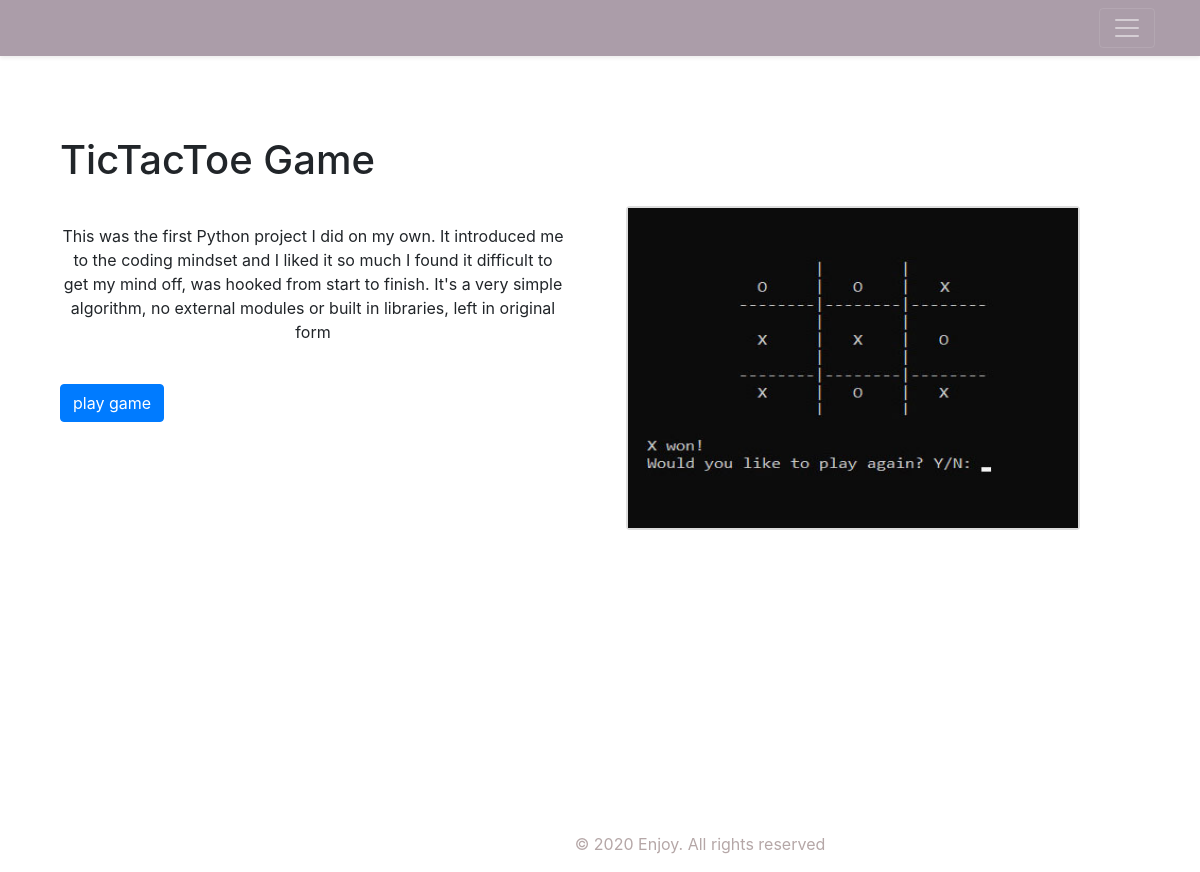
The app's page /1/, older data.
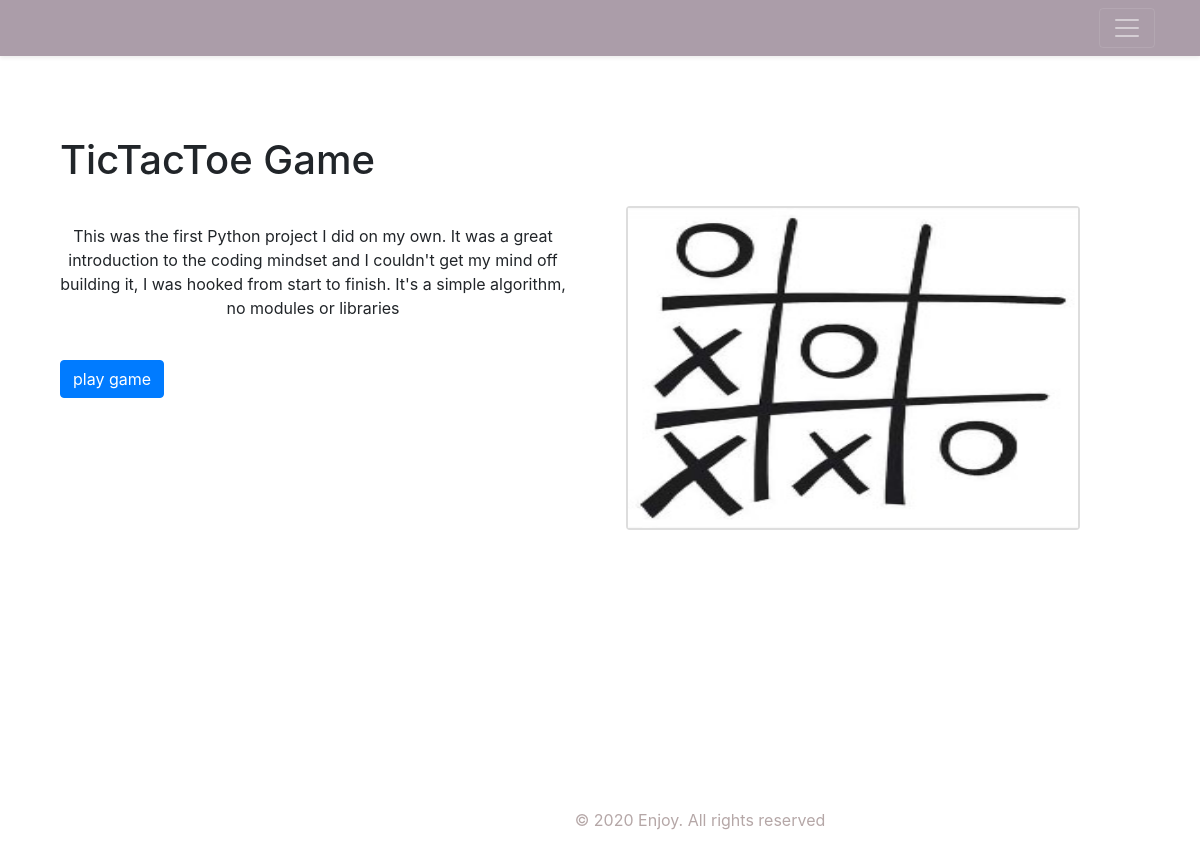
The same page, newer data.
### portfolio/models.py (models this page shows, shortened)
class Project(models.Model):
    title = models.CharField(max_length=100)
    description = models.TextField(max_length=2000)
    image = models.ImageField(upload_to='portfolio/images/')
    url = models.URLField(blank=True)

### portfolio/views.py (the view)
# urls.py: path('<int:project_id>/', views.project_detail, name= 'project_detail'),
def project_detail(request, project_id):
    project= get_object_or_404(Project, pk=project_id)
    return render(request, 'portfolio/portfolio_detail.html', {'project':project})

### portfolio/templates/portfolio/portfolio_detail.html (shortened to what this page needs)
{% extends 'portfolio/base.html' %}
{% block content %}
<div class="footer_padding">
  <div class="projectimage">
    <a href="{{ project.url }}" target="_blank" style="color:#252529; text-decoration: none;"><img src="{{ project.image.url }}" height="320" width="450"></a>
  </div>
  <h1 class="pr_title">{{ project.title }}</h1>
  <p class="pr_description">{{ project.description|safe }}</p>
  {% if project.title == 'TicTacToe Game' %}
  <a class="li_nk" href="{{ project.url }}" target="_blank"><p class='btn btn-primary'>play game</p></a>
  {% else %}
  <a class="li_nk" href="{{ project.url }}" target="_blank"><p class='btn btn-primary'>visit site</p></a>
  {% endif %}
</div>
<br>
<br>
<br>
<br>
<br>
<br>
<footer style="bottom: 0;"class="footer_detail">
  <div class="container">
    <p>© 2020 Enjoy. All rights reserved</p>
  </div>
</footer>
{% endblock %}

### portfolio/templates/portfolio/base.html (shortened to what this page needs)
<!doctype html>
{% load static %}
<html lang="en">
  <head>
  <link rel="stylesheet" href="https://stackpath.bootstrapcdn.com/bootstrap/4.5.2/css/bootstrap.min.css">
  <link href="{% static 'css/master.css' %}" rel="stylesheet">
  </head>
  <body>
  <header>
  <div class="navbar navbar-dark bg-dark shadow-sm">
    <div class="container d-flex justify-content-between">
      <button class="navbar-toggler" type="button" data-toggle="collapse" data-target="#navbarHeader" aria-controls="navbarHeader" aria-expanded="false" aria-label="Toggle navigation">
        <span class="navbar-toggler-icon"></span>
      </button>
    </div>
  </div>
</header>
{% block content %}{% endblock %}
</body>
</html>

### portfolio/static/css/master.css (style rules this page uses)
.bg-dark { background-color: #ab9da9!important; }
p { text-align: center; }
.pr_title { margin-top: 80px; margin-bottom: 40px; margin-right: 30px; margin-left: 60px; }
.pr_description { margin-top: 0px; margin-bottom: 40px; margin-right: 30px; margin-left: 60px; }
.li_nk { margin-top: 0px; margin-bottom: 40px; margin-right: 30px; margin-left: 60px; }
.projectimage { border: 2px solid #ddd; border-radius: 4px; float: right; margin-top: 70px; margin-bottom: 40px; margin-right: 120px; margin-left: 60px; }
.footer_padding { padding-bottom: 250px; }
.footer_detail { bottom: 0; margin-left: 200px; color: #b5a7a7; }

Row changes from the older to the newer data that the page shows:
changed Project "TicTacToe Game": image: a different picture; description "…on my own. It introduced me to the coding mindset and I liked it so much I found it difficult to get my mind off, was hooked from start to finish. It's a very simple algorithm, no external modules or built in libraries, left in original form" → "…on my own. It was a great introduction to the coding mindset and I couldn't get my mind off building it, I was hooked from start to finish. It's a simple algorithm, no modules or libraries"
